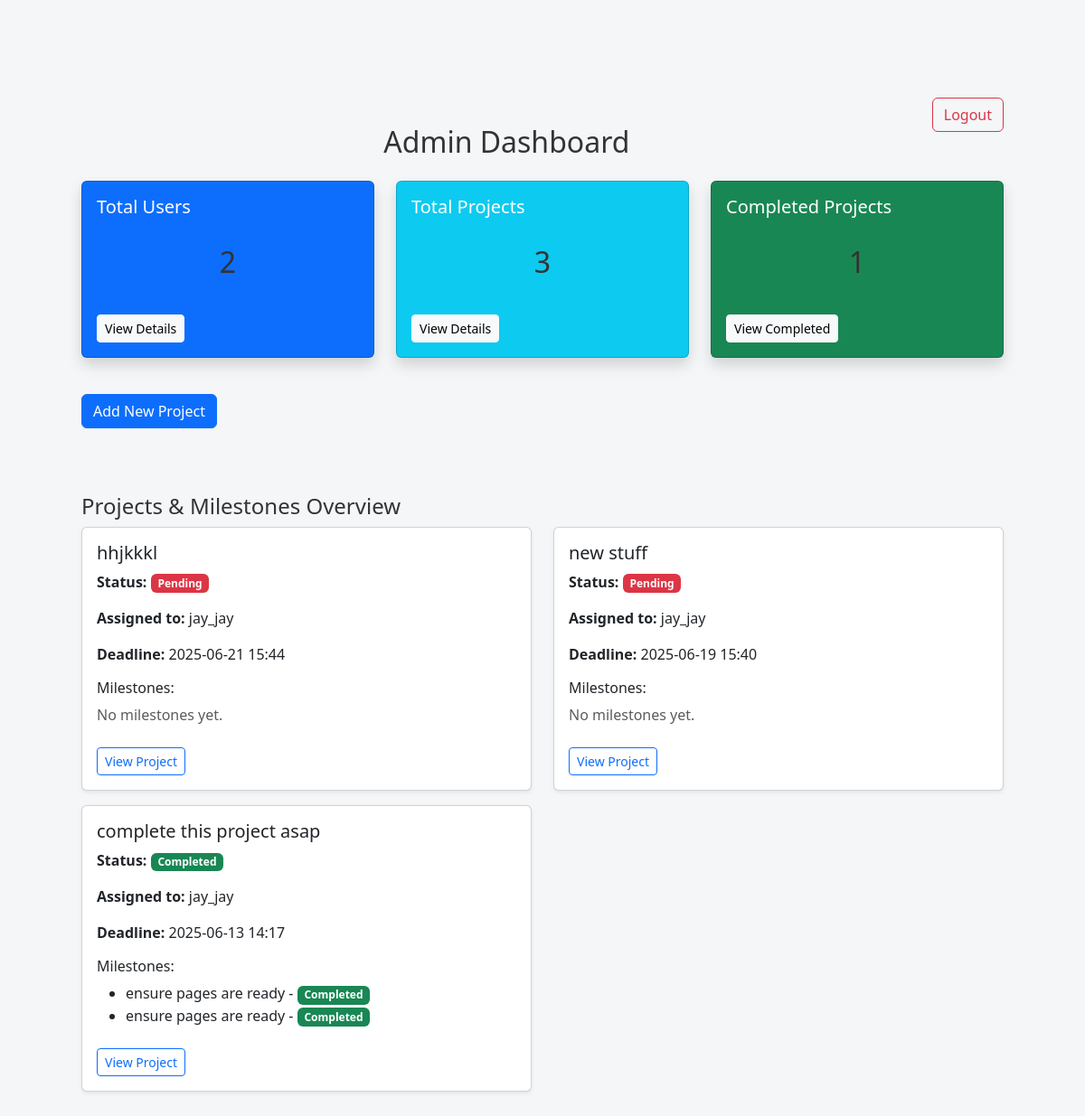
The app's page /admin (signed in), older data.
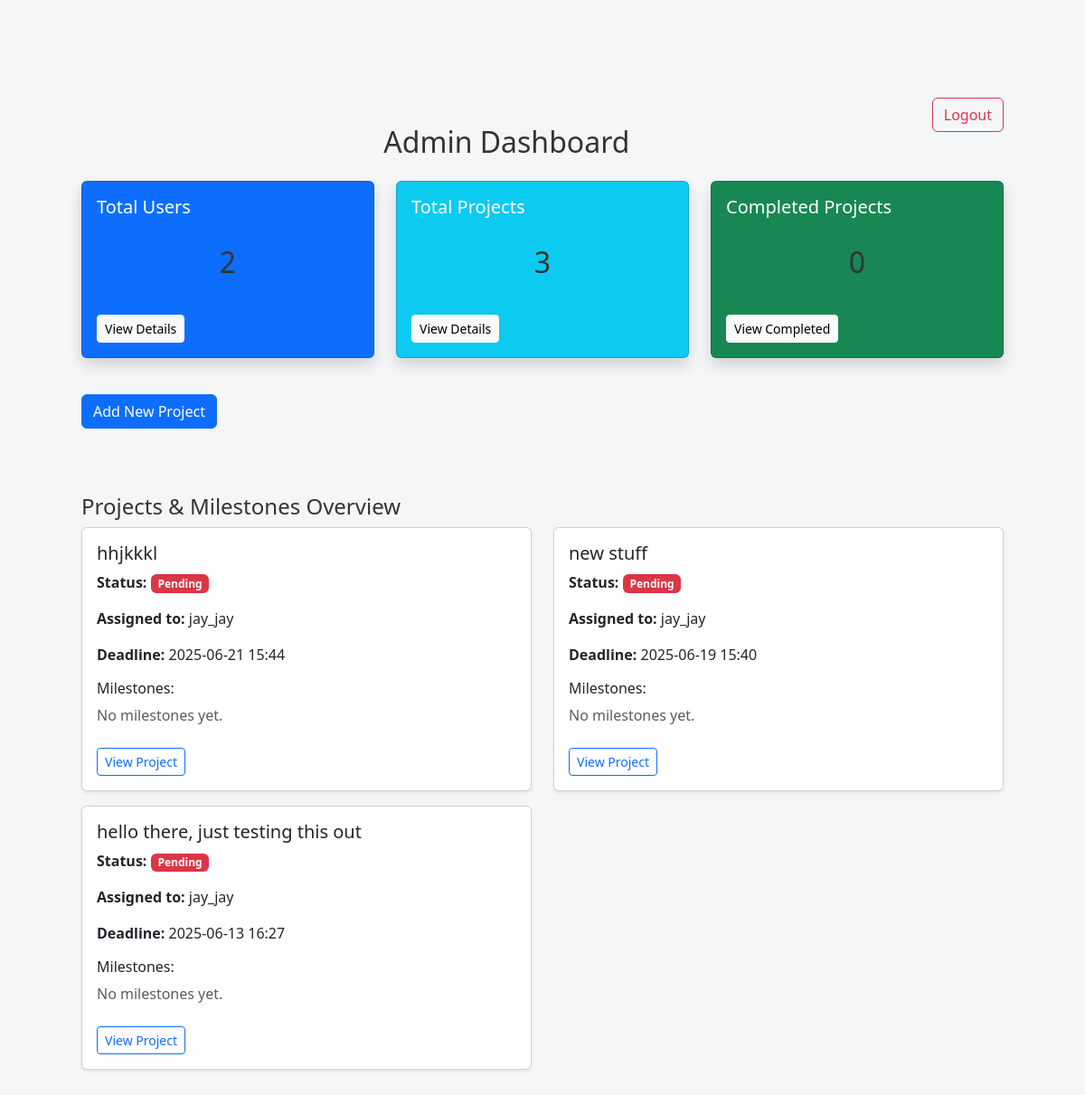
The same page, newer data.
### app/dbmodels.py (models this page shows, shortened)
class Project(db.Model):
    id = db.Column(db.Integer, primary_key=True)
    title = db.Column(db.String(150), nullable=False)
    description = db.Column(db.Text, nullable=False)
    tasks = db.relationship("Task", backref="project", cascade="all, delete-orphan", passive_deletes=True)
    milestones = db.relationship("Milestone", backref="project", cascade="all, delete-orphan", passive_deletes=True)
    user_id = db.Column(db.Integer, db.ForeignKey('user.id', ondelete="CASCADE"), nullable=False)
    user = db.relationship('User', back_populates='projects')
    deadline = db.Column(db.DateTime, nullable=False, default = datetime.now(timezone.utc)) # default to current time in UTC
    status = db.Column(db.String(20), nullable=False, default="Pending")
    comment = db.Column(db.Text, nullable=True)

class User(db.Model, UserMixin):
    id = db.Column(db.Integer, primary_key=True)
    username = db.Column(db.String(150), unique=True, nullable=False)
    email = db.Column(db.String(150), unique=True, nullable=False)
    password_hash = db.Column(db.String(150), nullable=False)
    tasks = db.relationship("Task", backref="assigned_to", cascade='all, delete-orphan',passive_deletes=True)
    role = db.Column(db.String(50), nullable=False, default="employee") # or admin
    projects = db.relationship('Project',cascade= "all, delete-orphan", back_populates='user', passive_deletes=True)

class Milestone(db.Model):
    id = db.Column(db.Integer, primary_key=True)
    name = db.Column(db.String(140), nullable=False)
    deadline = db.Column(db.DateTime, nullable=False)
    project_id = db.Column(db.Integer, db.ForeignKey("project.id", ondelete="CASCADE"), nullable=False) # ondelete="CASCADE" ensures that if a project is deleted, its milestones are also deleted
    tasks = db.relationship("Task", backref="milestone", lazy="dynamic")
    status = db.Column(db.String(20), nullable=False, default="Pending")

### app/routes.py (the view)
@main.route('/admin')
@login_required
def admin_dashboard():
    if current_user.role != "admin":
        abort(403)
    user_count = User.query.count()
    project_count = Project.query.count()
    completed_count = Project.query.filter_by(status='Completed').count()
    projects = Project.query.order_by(Project.deadline.desc()).all()
    return render_template(
        'admin_dashboard.html',
        user_count=user_count,
        project_count=project_count,
        completed_count=completed_count,
        projects=projects
    )

### app/__init__.py (called while the page is built)
def create_app():
    app= Flask(__name__)
    app.config.from_object("config.Config") # load app config from config.py
    db.init_app(app)
    migrate.init_app(app, db)
    login_manager.init_app(app)
    mail.init_app(app)
    scheduler.init_app(app)
    scheduler.start()
    from . import jobs  # <-- Import jobs to register them
    from .admin import init_admin
    init_admin(app)
    login_manager.login_view = "main.login"
    login_manager.login_message_category ="info"
    from .dbmodels import User
    @login_manager.user_loader
    def load_user(user_id):
        return User.query.get(int(user_id))
    from .routes import main
    app.register_blueprint(main)
    return app

### app/templates/admin_dashboard.html
{% extends "base.html" %}
{% block content %}
<div class="container mt-4">
  <a href="{{ url_for('main.logout') }}" class="btn btn-outline-danger float-end mb-3">Logout</a>
  <h2 class="mb-4">Admin Dashboard</h2>
  <div class="row mb-4">
    <div class="col-md-4">
      <div class="card text-white bg-primary mb-3 shadow">
        <div class="card-body">
          <h5 class="card-title">Total Users</h5>
          <h2>{{ user_count }}</h2>
          <a href="{{ url_for('main.admin_users') }}" class="btn btn-light btn-sm mt-2">View Details</a>
        </div>
      </div>
    </div>
    <div class="col-md-4">
      <div class="card text-white bg-info mb-3 shadow">
        <div class="card-body">
          <h5 class="card-title">Total Projects</h5>
          <h2>{{ project_count }}</h2>
          <a href="{{ url_for('main.admin_projects') }}" class="btn btn-light btn-sm mt-2">View Details</a>
        </div>
      </div>
    </div>
    <div class="col-md-4">
      <div class="card text-white bg-success mb-3 shadow">
        <div class="card-body">
          <h5 class="card-title">Completed Projects</h5>
          <h2>{{ completed_count }}</h2>
          <a href="{{ url_for('main.admin_projects', status='Completed') }}" class="btn btn-light btn-sm mt-2">View Completed</a>
        </div>
      </div>
    </div>
  </div>
  <a href="{{ url_for('main.add_project') }}" class="btn btn-primary mb-4">Add New Project</a>
  <h4 class="mt-5">Projects & Milestones Overview</h4>
  <div class="row">
    {% for project in projects %}
    <div class="col-md-6">
      <div class="card mb-3 shadow-sm">
        <div class="card-body">
          <h5 class="card-title">{{ project.title }}</h5>
          <p><strong>Status:</strong>
            {% if project.status == 'Completed' %}
              <span class="badge bg-success">Completed</span>
            {% elif project.status == 'Pending' %}
              <span class="badge bg-danger">Pending</span>
            {% elif project.status == 'In Progress' %}
              <span class="badge bg-warning text-dark">In Progress</span>
            {% else %}
              <span class="badge bg-secondary">Unknown</span>
            {% endif %}
          </p>
          <p><strong>Assigned to:</strong> {{ project.user.username }}</p>
          <p><strong>Deadline:</strong> {{ project.deadline.strftime('%Y-%m-%d %H:%M') if project.deadline else 'N/A' }}</p>
          <h6>Milestones:</h6>
          {% if project.milestones %}
            <ul>
              {% for milestone in project.milestones %}
                <li>
                  {{ milestone.name }} -
                  {% if milestone.status == 'Completed' %}
                    <span class="badge bg-success">Completed</span>
                  {% elif milestone.status == 'Pending' %}
                    <span class="badge bg-danger">Pending</span>
                  {% elif milestone.status == 'In Progress' %}
                    <span class="badge bg-warning text-dark">In Progress</span>
                  {% else %}
                    <span class="badge bg-secondary">Unknown</span>
                  {% endif %}
                </li>
              {% endfor %}
            </ul>
          {% else %}
            <p class="text-muted">No milestones yet.</p>
          {% endif %}
          <a href="{{ url_for('main.admin_project_detail', project_id=project.id) }}" class="btn btn-outline-primary btn-sm mt-2">View Project</a>
        </div>
      </div>
    </div>
    {% endfor %}
  </div>
</div>
{% endblock %}

Row changes from the older to the newer data that the page shows:
removed Project: title "complete this project asap", status "Completed", user.username "jay_jay", deadline "2025-06-13 14:17"
no longer on this page (row unchanged): Milestone: name "ensure pages are ready", status "Completed"
no longer on this page (row unchanged): Milestone: name "ensure pages are ready", status "Completed"
added Project: title "hello there, just testing this out", status "Pending", user.username "jay_jay", deadline "2025-06-13 16:27", shows "No milestones yet."
Text that changed along with them:
{{ completed_count }}: "1" → "0"
